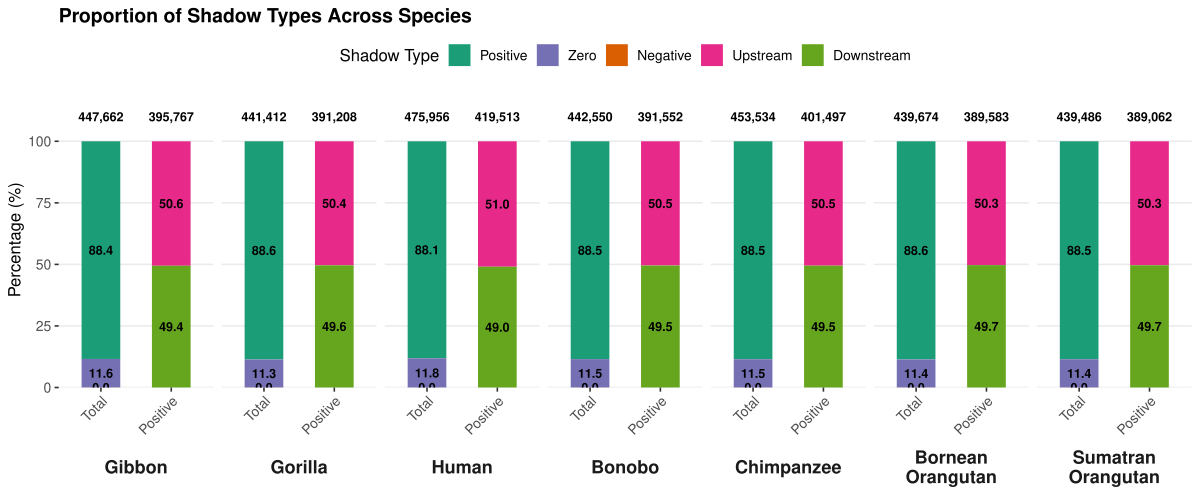

Source code (R):
# =========================================
# Grouped + Stacked Barplot: Shadow Types
# =========================================

suppressPackageStartupMessages({
  library(tidyverse)
  library(stringr)
})

# -------------------------
# 1. Handle arguments
# -------------------------
if (interactive()) {
  INPUT_FILE  <- "C://Users//admin//Desktop//Coding//exon_shadow_exitron//shadow_types//shadow_types.tsv"
  OUTPUT_FILE <- "C://Users//admin//Desktop//Coding//exon_shadow_exitron//shadow_types//shadow_types_plot.pdf"
} else {
  args <- commandArgs(trailingOnly = TRUE)
  if (length(args) != 2) stop("Usage: Rscript plot_code.R <input_file> <output_file>")
  INPUT_FILE  <- args[1]
  OUTPUT_FILE <- args[2]
}

# -------------------------
# 2. Load data
# -------------------------
df <- read.delim(INPUT_FILE, stringsAsFactors = FALSE)

# -------------------------
# Species naming + order
# -------------------------
df$Species <- df$Species |>
  str_to_lower() |>
  recode(
    "borangutan" = "Bornean Orangutan",
    "sorangutan" = "Sumatran Orangutan"
  ) |>
  str_to_title()

SPECIES_ORDER <- c(
  "Gibbon","Gorilla","Human","Bonobo",
  "Chimpanzee","Bornean Orangutan","Sumatran Orangutan"
)
df$Species <- factor(df$Species, levels = SPECIES_ORDER)


# -------------------------
# Build plot dataframe
# -------------------------
plot_df <- df %>%
  select(
    Species,
    pc_positive_shadows,
    pc_zero_shadows,
    pc_negative_shadows,
    pc_up_shadows,
    pc_down_shadows
  ) %>%
  pivot_longer(-Species, names_to = "Raw", values_to = "Percentage") %>%
  mutate(
    ShadowType = recode(
      Raw,
      "pc_positive_shadows" = "Positive",
      "pc_zero_shadows"     = "Zero",
      "pc_negative_shadows" = "Negative",
      "pc_up_shadows"       = "Upstream",
      "pc_down_shadows"     = "Downstream"
    ),
    Bar = case_when(
      ShadowType %in% c("Positive","Zero","Negative") ~ "Total",
      TRUE                                            ~ "Positive"
    ),
    Bar = factor(Bar, levels = c("Total","Positive"))
  )

# -------------------------
# Global stacking order
# -------------------------
plot_df$ShadowType <- factor(
  plot_df$ShadowType,
  levels = c("Positive","Zero","Negative","Upstream","Downstream")
)

# -------------------------
# Totals above bars
# -------------------------
totals_df <- df %>%
  transmute(
    Species,
    Total    = total_shadows,
    Positive = positive_shadows
  ) %>%
  pivot_longer(-Species, names_to = "Bar", values_to = "Total") %>%
  mutate(
    Bar = factor(Bar, levels = c("Total","Positive")),
    y = 110
  )

# -------------------------
# Plot
# -------------------------
p <- ggplot(plot_df, aes(x = Bar, y = Percentage, fill = ShadowType)) +
  geom_col(width = 0.55) +
  
  # Stack-centered percentage labels
  geom_text(
    aes(label = sprintf("%.1f", Percentage)),
    position = position_stack(vjust = 0.5),
    fontface = "bold",
    size = 3,
    color = "black"
  ) +
  
  # Totals above bars
  geom_text(
    data = totals_df,
    aes(x = Bar, y = y, label = scales::comma(Total)),
    inherit.aes = FALSE,
    fontface = "bold",
    size = 3
  ) +
  
  facet_wrap(
    ~ Species,
    nrow = 1,
    strip.position = "bottom",
    labeller =  labeller(Species = label_wrap_gen(width = 10))
  ) +
  
  scale_fill_manual(values = c(
    "Positive"   = "#1b9e77",
    "Zero"       = "#7570b3",
    "Negative"   = "#d95f02",
    "Upstream"   = "#e7298a",
    "Downstream" = "#66a61e"
  )) +
  
  scale_y_continuous(
    limits = c(0,120),
    breaks = seq(0,100,25),
    expand = c(0,0)
  ) +
  
  labs(
    title = "Proportion of Shadow Types Across Species",
    x = NULL,
    y = "Percentage (%)",
    fill = "Shadow Type"
  ) +
  
  theme_bw(base_size = 12) +
  theme(
    panel.border = element_blank(),
    strip.background = element_blank(),
    strip.placement = "outside",
    strip.text = element_text(face = "bold", size = 13),
    panel.grid.major.x = element_blank(),
    panel.grid.minor = element_blank(),
    legend.position = "top",
    plot.title = element_text(hjust = 0, face = "bold"),
    axis.text.x = element_text(angle = 45, hjust = 1, vjust = 1)
  )

print(p)

ggsave(OUTPUT_FILE, plot=p, width=12, height=5, dpi=300)
